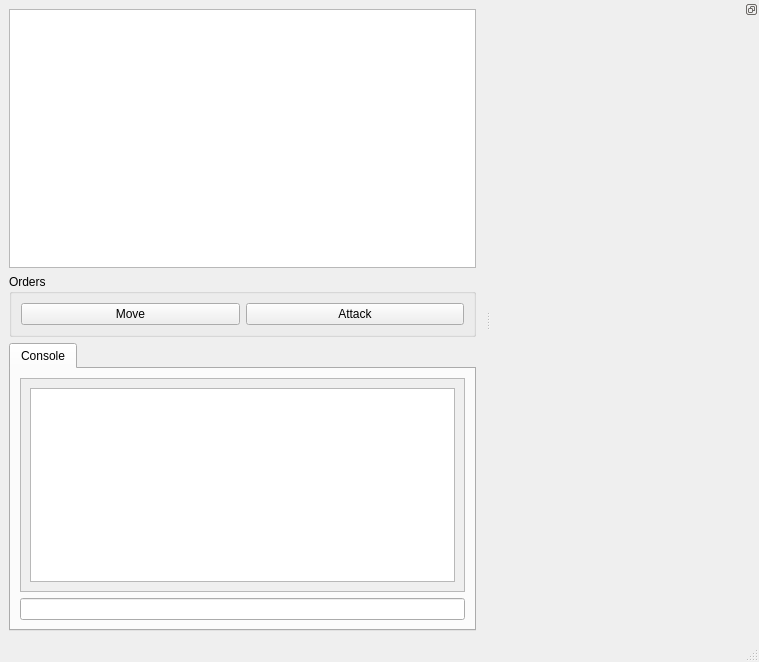
<?xml version="1.0" encoding="UTF-8"?>
<ui version="4.0">
 <class>mainWindow</class>
 <widget class="QMainWindow" name="mainWindow">
  <property name="geometry">
   <rect>
    <x>0</x>
    <y>0</y>
    <width>759</width>
    <height>662</height>
   </rect>
  </property>
  <property name="windowTitle">
   <string>MainWindow</string>
  </property>
  <widget class="QWidget" name="centralwidget">
   <layout class="QVBoxLayout" name="verticalLayout">
    <item>
     <widget class="gameView" name="gameview"/>
    </item>
    <item>
     <widget class="QGroupBox" name="orders">
      <property name="title">
       <string>Orders</string>
      </property>
      <layout class="QHBoxLayout" name="horizontalLayout_2">
       <item>
        <widget class="KPushButton" name="move">
         <property name="text">
          <string>Move</string>
         </property>
         <property name="checkable">
          <bool>true</bool>
         </property>
        </widget>
       </item>
       <item>
        <widget class="KPushButton" name="attack">
         <property name="text">
          <string>Attack</string>
         </property>
         <property name="checkable">
          <bool>true</bool>
         </property>
        </widget>
       </item>
      </layout>
     </widget>
    </item>
    <item>
     <widget class="KTabWidget" name="ktabwidget">
      <widget class="QWidget" name="tab">
       <attribute name="title">
        <string>Console</string>
       </attribute>
       <layout class="QVBoxLayout" name="verticalLayout_2">
        <item>
         <widget class="QScrollArea" name="scrollArea">
          <property name="widgetResizable">
           <bool>true</bool>
          </property>
          <widget class="QWidget" name="scrollAreaWidgetContents">
           <property name="geometry">
            <rect>
             <x>0</x>
             <y>0</y>
             <width>441</width>
             <height>212</height>
            </rect>
           </property>
           <layout class="QHBoxLayout" name="horizontalLayout">
            <item>
             <widget class="KTextBrowser" name="output"/>
            </item>
           </layout>
          </widget>
         </widget>
        </item>
        <item>
         <widget class="KLineEdit" name="entryline"/>
        </item>
       </layout>
      </widget>
     </widget>
    </item>
   </layout>
  </widget>
  <widget class="QMenuBar" name="menubar">
   <property name="geometry">
    <rect>
     <x>0</x>
     <y>0</y>
     <width>759</width>
     <height>25</height>
    </rect>
   </property>
  </widget>
  <widget class="QStatusBar" name="statusbar"/>
  <widget class="QDockWidget" name="dock">
   <property name="sizePolicy">
    <sizepolicy hsizetype="Preferred" vsizetype="Preferred">
     <horstretch>0</horstretch>
     <verstretch>0</verstretch>
    </sizepolicy>
   </property>
   <property name="features">
    <set>QDockWidget::DockWidgetFloatable|QDockWidget::DockWidgetMovable</set>
   </property>
   <attribute name="dockWidgetArea">
    <number>2</number>
   </attribute>
   <widget class="QWidget" name="dockWidgetContents">
    <layout class="QHBoxLayout" name="horizontalLayout_3">
     <item>
      <spacer name="horizontalSpacer">
       <property name="orientation">
        <enum>Qt::Horizontal</enum>
       </property>
       <property name="sizeHint" stdset="0">
        <size>
         <width>250</width>
         <height>20</height>
        </size>
       </property>
      </spacer>
     </item>
    </layout>
   </widget>
  </widget>
 </widget>
 <customwidgets>
  <customwidget>
   <class>KLineEdit</class>
   <extends>QLineEdit</extends>
   <header>klineedit.h</header>
  </customwidget>
  <customwidget>
   <class>KPushButton</class>
   <extends>QPushButton</extends>
   <header>kpushbutton.h</header>
  </customwidget>
  <customwidget>
   <class>KTabWidget</class>
   <extends>QTabWidget</extends>
   <header>ktabwidget.h</header>
   <container>1</container>
  </customwidget>
  <customwidget>
   <class>KTextBrowser</class>
   <extends>QTextBrowser</extends>
   <header>ktextbrowser.h</header>
  </customwidget>
  <customwidget>
   <class>gameView</class>
   <extends>QGraphicsView</extends>
   <header>gameView.h</header>
  </customwidget>
 </customwidgets>
 <resources/>
 <connections/>
</ui>
